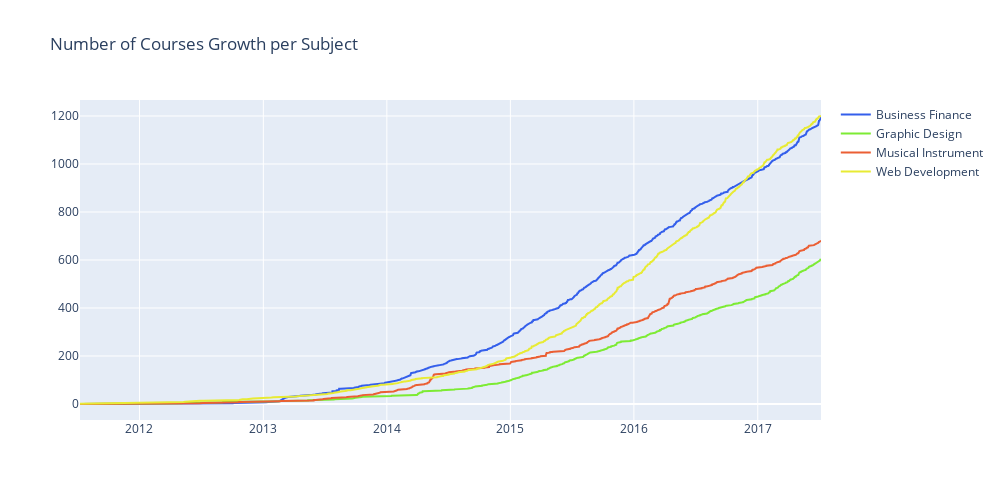

The notebook cell this image was saved under:
### Code cell
fig = make_subplots(rows=1, cols=1 )
fig.append_trace(go.Scatter
                 (x=growth['published_timestamp'], y=growth['cum_busfin'],  
                  name='Business Finance',  line=dict(color="#345feb")
                 ), row=1, col=1)
fig.append_trace(go.Scatter
                 (x=growth['published_timestamp'], y=growth['cum_grdes'],  
                  name='Graphic Design', line=dict(color="#7deb34")
                 ), row=1, col=1)
fig.append_trace(go.Scatter
                 (x=growth['published_timestamp'], y=growth['cum_music'],  
                  name='Musical Instrument',line=dict(color="#eb5f34")
                 ), row=1, col=1)
fig.append_trace(go.Scatter
                 (x=growth['published_timestamp'], y=growth['cum_webdev'],  
                  name='Web Development', line=dict(color="#e8eb34")
                ), row=1, col=1)
fig['layout'].update(height=500, width=1000, title='Number of Courses Growth per Subject')
fig.show()

### Figure 1 — Plotly figure (JSON) as saved in the notebook; plotly's stock layout.template omitted (floating-point values rounded to 4 significant figures; data arrays with more than 128 entries replaced by an {"elided": "..."} marker saying what was removed)
{"data": [{"line": {"color": "#345feb"}, "name": "Business Finance", "type": "scatter", "x": {"elided": "3678 str values"}, "xaxis": "x", "y": {"elided": "3678 int values"}, "yaxis": "y"}, {"line": {"color": "#7deb34"}, "name": "Graphic Design", "type": "scatter", "x": {"elided": "3678 str values"}, "xaxis": "x", "y": {"elided": "3678 int values"}, "yaxis": "y"}, {"line": {"color": "#eb5f34"}, "name": "Musical Instrument", "type": "scatter", "x": {"elided": "3678 str values"}, "xaxis": "x", "y": {"elided": "3678 int values"}, "yaxis": "y"}, {"line": {"color": "#e8eb34"}, "name": "Web Development", "type": "scatter", "x": {"elided": "3678 str values"}, "xaxis": "x", "y": {"elided": "3678 int values"}, "yaxis": "y"}], "layout": {"height": 500, "title": {"text": "Number of Courses Growth per Subject"}, "width": 1000, "xaxis": {"anchor": "y", "domain": [0, 1]}, "yaxis": {"anchor": "x", "domain": [0, 1]}}}
